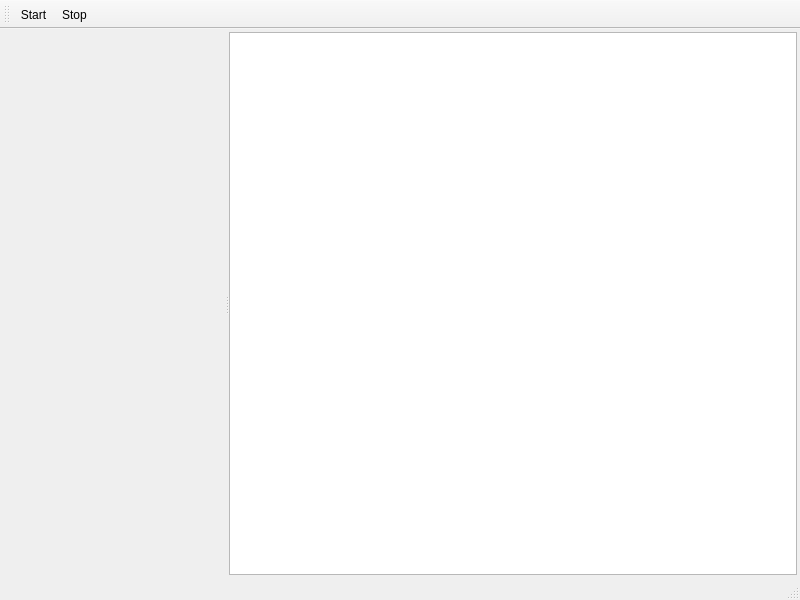
<?xml version="1.0" encoding="UTF-8"?>
<ui version="4.0">
 <class>GLWindow</class>
 <widget class="QMainWindow" name="GLWindow">
  <property name="geometry">
   <rect>
    <x>0</x>
    <y>0</y>
    <width>800</width>
    <height>600</height>
   </rect>
  </property>
  <property name="windowTitle">
   <string>Open GL Test</string>
  </property>
  <widget class="QWidget" name="centralwidget">
   <layout class="QVBoxLayout" name="verticalLayout">
    <property name="margin">
     <number>3</number>
    </property>
    <item>
     <widget class="QSplitter" name="splitter">
      <property name="orientation">
       <enum>Qt::Horizontal</enum>
      </property>
      <widget class="QGLProxyWidget" name="glWidget" native="true"/>
      <widget class="QGraphicsView" name="graphicsView"/>
     </widget>
    </item>
   </layout>
  </widget>
  <widget class="QMenuBar" name="menubar">
   <property name="geometry">
    <rect>
     <x>0</x>
     <y>0</y>
     <width>800</width>
     <height>22</height>
    </rect>
   </property>
  </widget>
  <widget class="QStatusBar" name="statusbar"/>
  <widget class="QToolBar" name="toolBar">
   <property name="windowTitle">
    <string>toolBar</string>
   </property>
   <attribute name="toolBarArea">
    <enum>TopToolBarArea</enum>
   </attribute>
   <attribute name="toolBarBreak">
    <bool>false</bool>
   </attribute>
   <addaction name="actionStart"/>
   <addaction name="actionStop"/>
  </widget>
  <action name="actionStart">
   <property name="text">
    <string>Start</string>
   </property>
  </action>
  <action name="actionStop">
   <property name="text">
    <string>Stop</string>
   </property>
  </action>
 </widget>
 <customwidgets>
  <customwidget>
   <class>QGLProxyWidget</class>
   <extends>QWidget</extends>
   <header location="global">QGLProxyWidget.h</header>
   <container>1</container>
  </customwidget>
 </customwidgets>
 <resources/>
 <connections/>
</ui>
